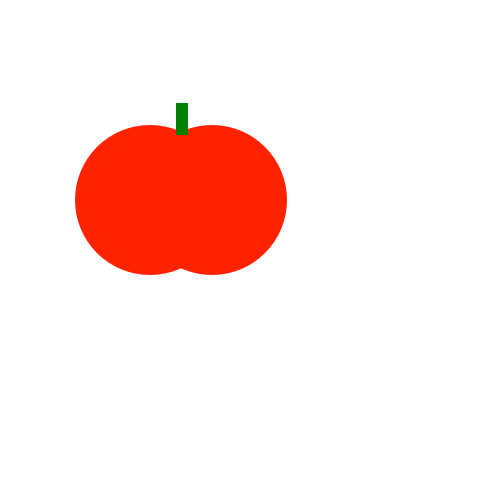
Frame 1 (no input)
Frame 60 (the mouse pressed at the canvas centre just before this capture): identical to frame 1, image omitted
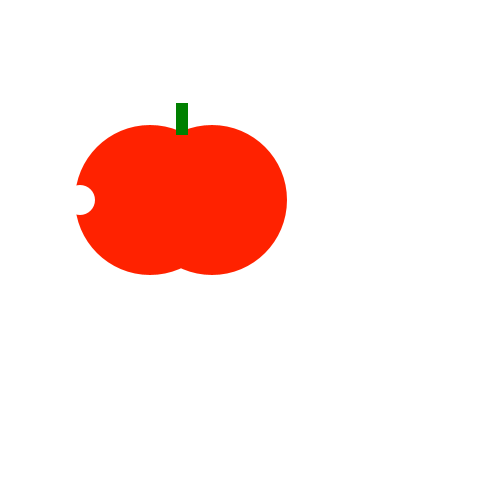
Frame 120 (the mouse held since frame 60 and released just before this capture)

The Processing sketch that drew these frames (run headless with seeded random() and noise(); from frame 60 on, the mouse is pressed at the canvas centre):

// Processing sketch: TastyTomato
// ── TastyTomato.pde
void setup() {
    size(500, 500);
}
void draw() {
    background(255, 255, 255);
    noStroke();
    fill (255,34,0);
    ellipse(150, 200, 150, 150);
    ellipse(212, 200, 150, 150);
    fill (0,128,0);
    rect(176, 103, 12, 32);
    if(mousePressed){
      fill(255,255,255);
      ellipse(80,200,30,30);
    }
}
